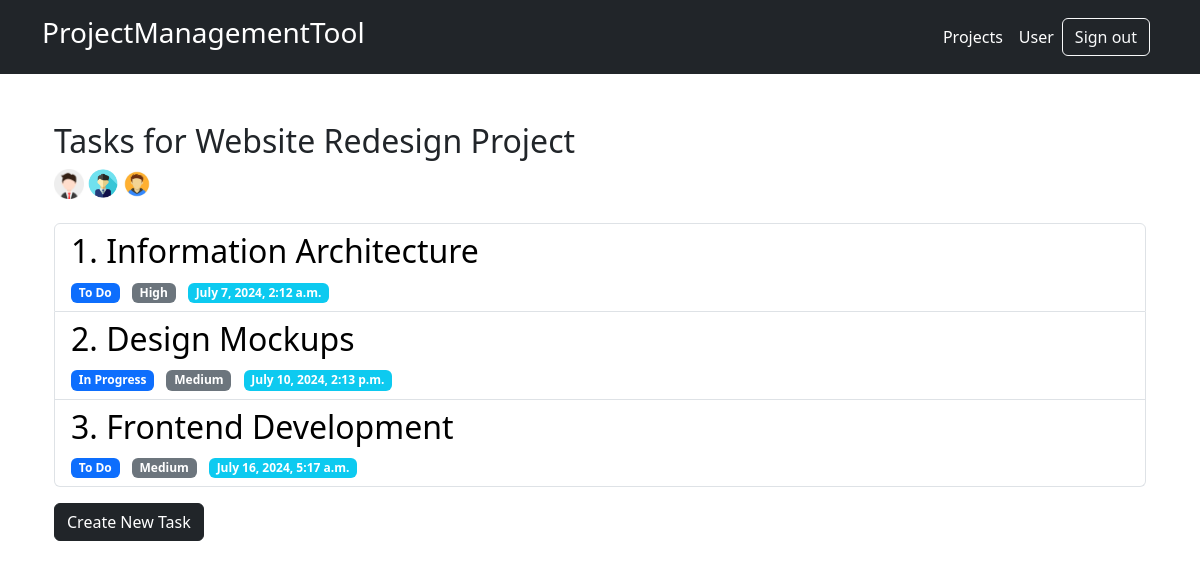
The page /project/tasks/1/ (signed in) on the database its author committed.
### TaskTracker/models.py (models this page shows, shortened)
class Project(models.Model):
    name = models.CharField(max_length=255)
    description = models.TextField()
    owner = models.ForeignKey(User, on_delete=models.CASCADE, related_name='owned_projects')
    created_at = models.DateTimeField(auto_now_add=True)
    members = models.ManyToManyField(User, related_name='projects')

class Task(models.Model):
    STATUS_CHOICES = [
        ('To Do', 'To Do'),
        ('In Progress', 'In Progress'),
        ('Done', 'Done'),
    ]
    PRIORITY_CHOICES = [
        ('Low', 'Low'),
        ('Medium', 'Medium'),
        ('High', 'High'),
    ]
    title = models.CharField(max_length=255)
    description = models.TextField()
    status = models.CharField(max_length=50, choices=STATUS_CHOICES, default='To Do')
    priority = models.CharField(max_length=50, choices=PRIORITY_CHOICES, default='Medium')
    assigned_to = models.ForeignKey(User, on_delete=models.SET_NULL, null=True, blank=True, related_name='tasks')
    project = models.ForeignKey(Project, on_delete=models.CASCADE, related_name='tasks')
    attach_image_file = models.ImageField(upload_to="task_image", blank=True)
    created_at = models.DateTimeField(auto_now_add=True)
    last_update = models.DateTimeField(auto_now=True)
    due_date = models.DateTimeField()

### UserAccounts/models.py (models this page shows, shortened)
class UserProfile(models.Model):
    user = models.OneToOneField(User, on_delete=models.CASCADE, related_name='profile')
    profile_photo = models.ImageField(upload_to='profile_photos')

### TaskTracker/views.py (the view)
# urls.py: path('tasks/<int:id>/', task_list, name='task_list'),
@login_required
def task_list(request, id):
    project = get_object_or_404(Project, id=id)
    tasks = Task.objects.filter(project_id=project.id)
    members = project.members.all()
    return render(request, 'task_list.html', {'tasks': tasks, 'project': project,'members':members})

### TaskTracker/templates/task_list.html
{% extends 'base.html' %}
{% block content %}
<div class="container mt-5">
    <h2>Tasks for {{ project.name }}</h2>
    {% for m in members %}
    {% if m.profile.profile_photo %}
    <img src="{{ m.profile.profile_photo.url }}" alt="" width="30px">
    {% endif %}
    {% endfor %}
    {% if request.user in members or request.user == project.owner %}
        <div class="mt-4">
            <ul class="list-group">
                {% for task in tasks %}
                <li class="list-group-item d-flex justify-content-between align-items-center">
                    <div>
                        <h2 class="mb-0"><a style="text-decoration: none; color: black;" href="{% url 'projects:task_detail' task.id %}">{{forloop.counter}}. {{ task.title }}</a></h2>
                        <div class="mt-2">
                            <span class="badge bg-primary me-2">{{ task.status }}</span>
                            <span class="badge bg-secondary me-2">{{ task.priority }}</span>
                            <span class="badge bg-info">{{ task.due_date }}</span>
                        </div>
                    </div>
                </li>
                {% empty %}
                <li class="list-group-item">No tasks yet.</li>
                {% endfor %}
            </ul>
        </div>
        <a href="{% url 'projects:create_task' project.id %}" class="btn btn-dark my-3">Create New Task</a>
    {% else %}
        <p class="mt-4">You are not a member of this project and cannot view its tasks.</p>
    {% endif %}
</div>
{% endblock %}

### UserAccounts/templates/base.html (shortened to what this page needs)
<!DOCTYPE html>
<html lang="en">
<head>
  <link href="https://cdn.jsdelivr.net/npm/bootstrap@5.3.3/dist/css/bootstrap.min.css" rel="stylesheet">
</head>
<body>
  <header class="bg-dark py-3">
    <div class="container">
      <div class="d-flex flex-wrap align-items-center justify-content-between">
        <a href="/" class="d-flex align-items-center mb-2 mb-lg-0 text-white text-decoration-none">
          <h3>ProjectManagementTool</h3>
        </a>
        <nav>
          <ul class="nav d-flex flex-wrap align-items-center">
            <li class="nav-item"><a href="{% url 'projects:project_detail' %}" class="nav-link px-2 text-white">Projects</a></li>
            {% if not request.user.is_authenticated %}
        <div class="text-end">
          <a href="{% url 'user_accounts:user_login' %}" class="btn btn-outline-light me-2">Login</a>
          <a href="{% url 'user_accounts:user_signup' %}" class="btn btn-outline-light me-2">Sign-up</a>
        </div>
        {% else %}
        <li class="nav-item"><a href="{% url 'user_accounts:user_profile' request.user.id %}" class="nav-link px-2 text-white">User</a></li>
        <div class="text-end">
          <a href="{% url 'user_accounts:user_logout' %}" class="btn btn-outline-light me-2">Sign out</a>
        </div>
        {% endif %}
          </ul>
        </nav>
      </div>
    </div>
  </header>
  <div class="container mt-4">
    {% block content %}
    {% endblock %}
  </div>
</body>
</html>

### rows shown on the page
Project: name "Website Redesign Project"
Task: title "Information Architecture", status "To Do", priority "High", due_date "July 7, 2024, 2:12 a.m."
Task: title "Design Mockups", status "In Progress", priority "Medium", due_date "July 10, 2024, 2:13 p.m."
Task: title "Frontend Development", status "To Do", priority "Medium", due_date "July 16, 2024, 5:17 a.m."
